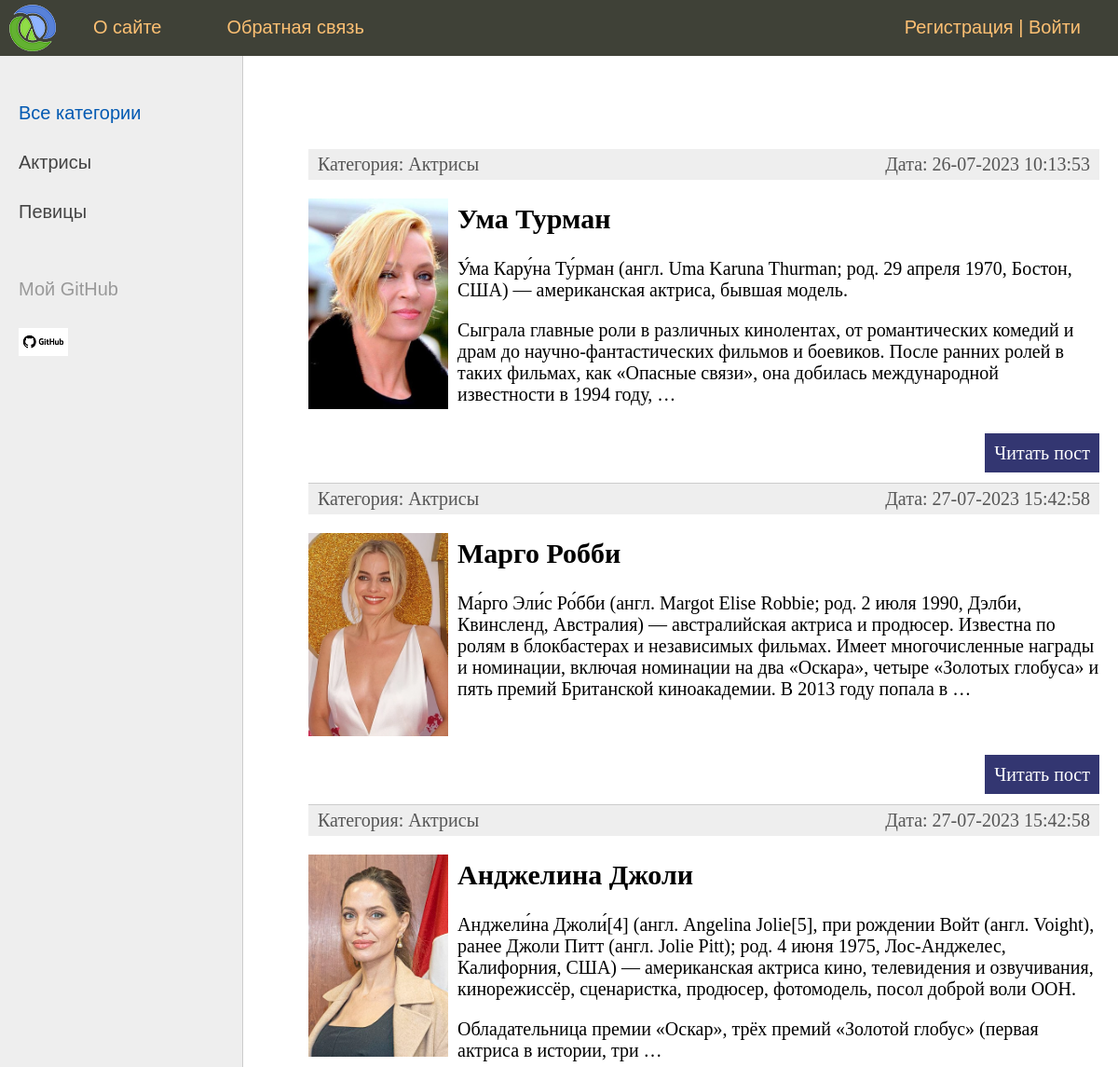
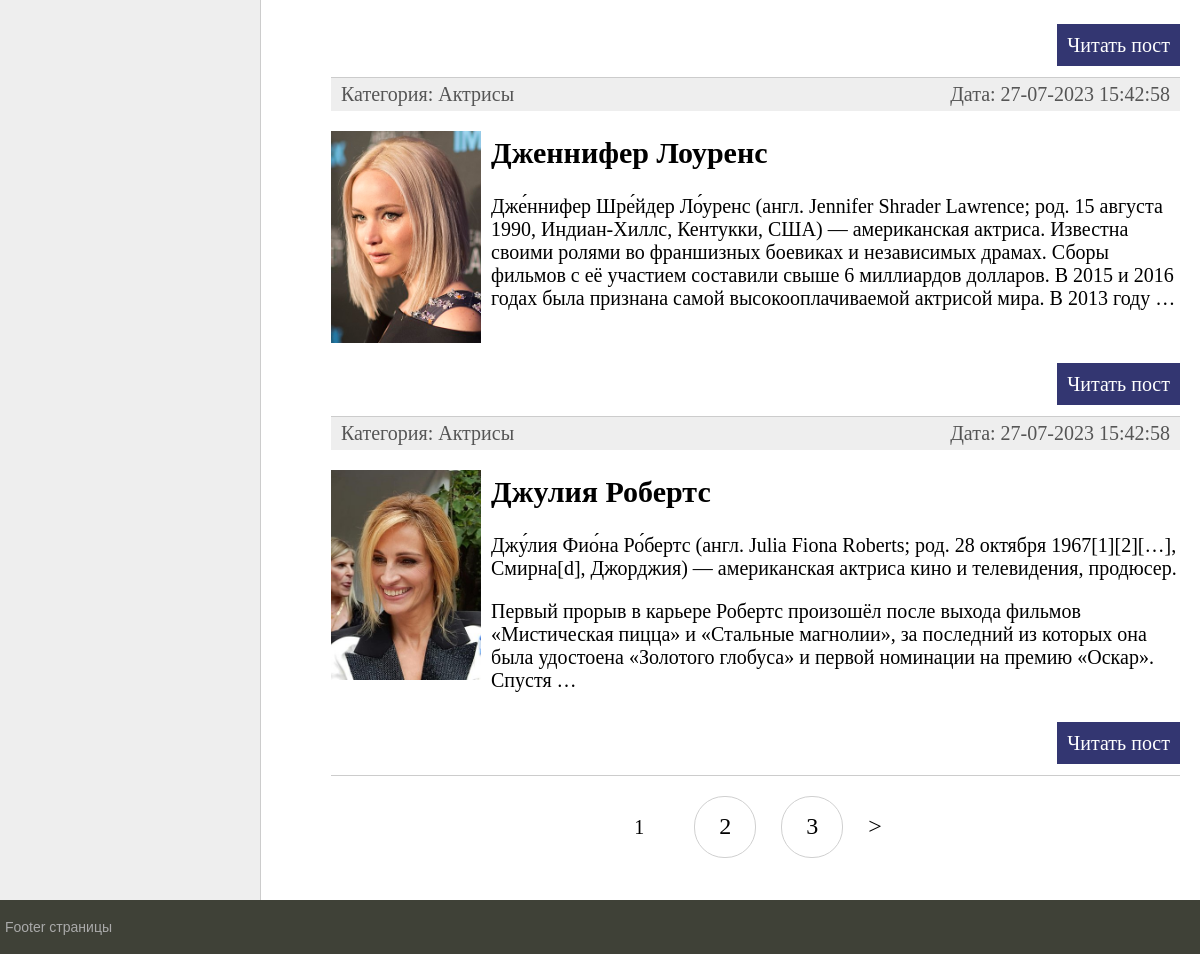
The page / on the database its author committed (2 pictures, top to bottom).
### women/models.py (models this page shows, shortened)
class Category(models.Model):
    name = models.CharField(max_length=100, db_index=True, verbose_name='Категория')
    slug = models.SlugField(max_length=255, unique=True, db_index=True, verbose_name='URL')
    def __str__(self):
        return self.name
    def get_absolute_url(self):
        return reverse('category', kwargs={'cat_slug': self.slug})
    class Meta:
        verbose_name = 'Категория'
        verbose_name_plural = 'Категории'
        ordering = ['id']

class Women(models.Model):
    title = models.CharField(max_length=255, verbose_name='Заголовок')
    slug = models.SlugField(max_length=255, unique=True, db_index=True, verbose_name='URL')
    content = models.TextField(blank=True, verbose_name='Текст статьи')
    photo = models.ImageField(upload_to="photos/%Y/%m/%d/", verbose_name='Фото')
    time_create = models.DateTimeField(auto_now_add=True, verbose_name='Время создания')
    time_update = models.DateTimeField(auto_now=True, verbose_name='Время изменения')
    is_published = models.BooleanField(default=True, verbose_name='Публикация')
    cat = models.ForeignKey('Category', on_delete=models.PROTECT, verbose_name='Категория')
    def get_absolute_url(self):
        return reverse('post', kwargs={'post_slug': self.slug})
    class Meta:
        verbose_name = 'Известные женщины'
        verbose_name_plural = 'Известные женщины'
        ordering = ['id']

### women/views.py (the view)
# urls.py: path('', WomenHome.as_view(), name='home'),
class WomenHome(DataMixin, ListView):
    model = Women
    template_name = 'women/index.html'
    context_object_name = 'posts'
    def get_context_data(self, *, object_list=None, **kwargs):
        context = super().get_context_data(**kwargs)
        c_def = self.get_user_context(title="Главная страница")
        return {**context, **c_def}
    def get_queryset(self):
        return Women.objects.filter(is_published=True).select_related('cat')

### women/utils.py (called while the page is built)
    def get_user_context(self, **kwargs):
        context = kwargs
        cats = Category.objects.annotate(Count('women'))
        user_menu = menu.copy()
        if not self.request.user.is_authenticated:
            user_menu.pop(1)
        context['menu'] = user_menu
        context['cats'] = cats
        if 'cat_selected' not in context:
            context['cat_selected'] = 0
        return context

### women/templates/women/index.html (shortened to what this page needs)
{% extends 'women/base.html' %}
{% block content %}
<ul class="list-articles">
	{% for p in posts %}
			<li>
				<div class="article-panel">
					<p class="first">Категория: {{p.cat}}</p>
					<p class="last">Дата: {{p.time_update|date:"d-m-Y H:i:s"}}</p>
				</div>
	{% if p.photo %}
			<p><img class="img-article-left thumb" src="{{p.photo.url}}"></p>
	{% endif %}
				<h2>{{p.title}}</h2>
	{% autoescape on %}
	{{p.content|linebreaks|truncatewords:50}}
	{% endautoescape %}
			<p class="link-read-post"><a href="{{ p.get_absolute_url }}">Читать пост</a></p>
			</li>
	{% endfor %}
</ul>
{% endblock %}

### women/templates/women/base.html (shortened to what this page needs)
{% load static %}
{% load women_tags %}
<!DOCTYPE html>
<html>
<head>
	<link type="text/css" href="{% static 'women/css/styles.css' %}" rel="stylesheet" />
</head>
<body>
<table class="table-page" border=0 cellpadding="0" cellspacing="0">
<tr><td valign=top>
{% block mainmenu %}
		<div class="header">
			<ul id="mainmenu" class="mainmenu">
			<li class="logo"><a href="{% url 'home' %}"><div class="logo"></div></a></li>
{% for m in menu %}
			<li><a href="{% url m.url_name %}">{{m.title}}</a></li>
{% endfor %}
				{% if request.user.is_authenticated %}
				<li class="last"> {{user.username}} | <a href="{% url 'logout' %}">Выйти</a></li>
				{% else %}
				<li class="last"><a href="{% url 'register' %}">Регистрация</a> | <a href="{% url 'login' %}">Войти</a></li>
				{% endif %}
			</ul>
		</div>
{% endblock mainmenu %}
<table class="table-content" border=0 cellpadding="0" cellspacing="0">
<tr>
	<td valign="top" class="left-chapters">
	<ul id="leftchapters">
		{% if cat_selected == 0 %}
			<li class="selected">Все категории</li>
		{% else %}
			<li><a href="{% url 'home' %}">Все категории</a></li>
		{% endif %}
{% for c in cats %}
	{% if c.women__count > 0 %}
		{% if c.pk == cat_selected %}
			<li class="selected">{{c.name}}</li>
		{% else %}
			<li><a href="{{ c.get_absolute_url }}">{{c.name}}</a></li>
		{% endif %}
	{% endif %}
{% endfor %}
		<li class="share">
		<p>Мой GitHub</p>
		<a class="share-yt" href="https://github.com/AndrewCrust" target="_blank" rel="nofollow"></a>
		</li>
	</ul>
</td>
<td valign="top" class="content">
	<div class="content-text">
{% block content %}
{% endblock %}
{% if page_obj.has_other_pages %}
<nav class="list-pages">
	<ul>
		{% for p in paginator.page_range %}
		{% if page_obj.number == p %}
		<li class="page-num page-num-selected">{{ p }}</li>
		{% elif p >= page_obj.number|add:-2 and p <= page_obj.number|add:2 %}
		<li class="page-num">
			<a href="?page={{ p }}">{{ p }}</a>
		</li>
		{% endif %}
		{% endfor %}
		{% if page_obj.has_next %}
		<li class="page_num">
			<a href="?page={{ page_obj.next_page_number }}">&gt;</a>
		</li>
		{% endif %}
	</ul>
</nav>
{% endif %}
	</div>
</td></tr></table>
</td></tr>
<tr><td valign=top>
	<div id="footer">
		<p>Footer страницы</p>
	</div>
</td></tr></table>
</body>
</html>

### women/static/women/css/styles.css (style rules this page uses)
html, body { font-family: 'Arial'; margin: 0; padding: 0; height: 100%; width: 100%; color: #444; }
a { color: #0059b2; text-decoration: none; }
img { max-width: 600px; height: auto; }
img.img-article-left { max-width: 300px; height: auto; float: left; padding: 0 10px 10px 0; }
img.img-article-left.thumb { max-width: 150px; height: auto; }
p.link-read-post { text-align: right; }
p.link-read-post a { padding: 10px; min-width: 100px; background: #333671; color: #fff; text-decoration: none; }
div.article-panel { background: #eee; padding: 5px 10px 5px 10px; box-sizing border-box; overflow: hidden; color: #555; }
div.article-panel p.first { margin: 0; float: left; }
div.article-panel p.last { margin: 0; float: right; }
ul.list-articles { list-style: none; margin: 0; padding: 0; }
ul.list-articles li { border-bottom: 1px solid #ccc; }
.table-page { width: 100%; height: 100%; vertical-align: top; }
.table-page tr { height: 100%; }
.header { background: #3F4137; height: 60px; }
.logo { background: url('../images/logo.png') no-repeat 10px 5px; width: 70px; height: 60px; }
ul.mainmenu { list-style: none; margin: 0; padding: 0; height: 60px; color: #fdc073; font-size: 20px; overflow: hidden; }
ul.mainmenu li { float: left; margin: 18px 40px 0 30px; }
ul.mainmenu li.logo { margin: 0; }
ul.mainmenu li.last { float: right; }
ul.mainmenu li a { color: #fdc073; text-decoration: none; }
.table-content { width: 100%; min-height: 100%; height: 100%; }
.left-chapters { margin: 0; background: #eee; border-right: 1px solid #ccc; min-height: 100%; }
.left-chapters ul { width: 230px; min-height: 100%; margin: 0; padding: 20px 10px 10px 20px; list-style: none; font-size: 20px; }
.left-chapters ul li { margin: 30px 0 0 0; color: #999; }
.left-chapters ul li.selected { color: #0059b2; }
.left-chapters ul li a { color: #444; text-decoration: none; }
.left-chapters ul li.share { margin: 60px 0 0 0; }
.left-chapters ul li.share p { margin: 30px 0 30px 0; }
.left-chapters ul li.share a { display: inline-block; width: 40px; height: 40px; margin: 0 20px 0 0; }
.left-chapters ul li.share a.share-yt { width: 100%; height: 30px; background: url('../images/share_yt.png') no-repeat 0 0 }
.content { padding: 40px 20px 20px 40px; width: 100%; box-sizing: border-box; }
.content-text { margin: 60px 0 0 30px; color: #000; font-size: 20px; font-family: Yandex Sans Display Light; }
#footer { box-sizing: border-box; background: #3F4137; padding: 5px; color: #aaa; font-size: 14px; font-family: Verdana, Geneva, Arial, Helvetica; text-align: left; overflow: hidden; }
.list-pages { text-align: center; margin: 0 0 20px 0; }
.list-pages ul { margin: 20px 0 0 0; padding: 0; list-style: none; }
.list-pages ul li { display: inline-block; margin: 0 20px 0 0; }
.list-pages a { color: #000; font-size: 24px; text-decoration: none; }
.list-pages .page-num, .page-num-selected { display: inline-block; width: 60px; height: 44px; padding: 16px 0 0 0; border: 1px solid #d0d0d0; border-radius: 30px; }
.list-pages .page-num-selected { border: none; color: #000; font-size: 20px; }

### rows shown on the page
Category: name "Актрисы"
Category: name "Певицы"
Women: cat "Актрисы", time_update "26-07-2023 10:13:53", photo (picture), title "Ума Турман", content "У́ма Кару́на Ту́рман (англ. Uma Karuna Thurman; род. 29 апреля 1970, Бостон, США) — американская актриса, бывшая модель. Сыграла главные роли в различных кинолентах, от романтических комедий и драм до научно-фантастических фильмов и боевиков. После ранних ролей в таких фильмах, как «Опасные связи», она добилась международной известности в 1994 году, …"
Women: cat "Актрисы", time_update "27-07-2023 15:42:58", photo (picture), title "Марго Робби", content "Ма́рго Эли́с Ро́бби (англ. Margot Elise Robbie; род. 2 июля 1990, Дэлби, Квинсленд, Австралия) — австралийская актриса и продюсер. Известна по ролям в блокбастерах и независимых фильмах. Имеет многочисленные награды и номинации, включая номинации на два «Оскара», четыре «Золотых глобуса» и пять премий Британской киноакадемии. В 2013 году попала в …"
Women: cat "Актрисы", time_update "27-07-2023 15:42:58", photo (picture), title "Анджелина Джоли", content "Анджели́на Джоли́[4] (англ. Angelina Jolie[5], при рождении Войт (англ. Voight), ранее Джоли Питт (англ. Jolie Pitt); род. 4 июня 1975, Лос-Анджелес, Калифорния, США) — американская актриса кино, телевидения и озвучивания, кинорежиссёр, сценаристка, продюсер, фотомодель, посол доброй воли ООН. Обладательница премии «Оскар», трёх премий «Золотой глобус» (первая актриса в истории, три …"
Women: cat "Актрисы", time_update "27-07-2023 15:42:58", photo (picture), title "Дженнифер Лоуренс", content "Дже́ннифер Шре́йдер Ло́уренс (англ. Jennifer Shrader Lawrence; род. 15 августа 1990, Индиан-Хиллс, Кентукки, США) — американская актриса. Известна своими ролями во франшизных боевиках и независимых драмах. Сборы фильмов с её участием составили свыше 6 миллиардов долларов. В 2015 и 2016 годах была признана самой высокооплачиваемой актрисой мира. В 2013 году …"
Women: cat "Актрисы", time_update "27-07-2023 15:42:58", photo (picture), title "Джулия Робертс", content "Джу́лия Фио́на Ро́бертс (англ. Julia Fiona Roberts; род. 28 октября 1967[1][2][…], Смирна[d], Джорджия) — американская актриса кино и телевидения, продюсер. Первый прорыв в карьере Робертс произошёл после выхода фильмов «Мистическая пицца» и «Стальные магнолии», за последний из которых она была удостоена «Золотого глобуса» и первой номинации на премию «Оскар». Спустя …"

### other values the page prints
{{ m.title }} "О сайте" "Обратная связь"
{{ p }} "1"
{{ p }} "2" "3"
